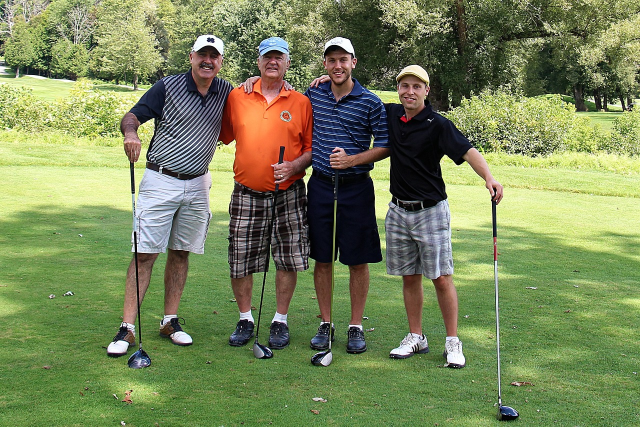
#> input picture 7. 이미지에서 얼굴 인식하여 모자이크 처리하기 (OpenCV)/예제1.jpg, 1280 x 853 px (shown at 1/2 size)
$ python main23-2.py
#> lines starting #> are read from the running program, lines starting #| are printed output that depends on the picture; after the words box and inside, x2 and y2 are one past the last pixel; in counts of white or black regions, pixels touching at a corner belong together
import numpy as np
import cv2
import cv2.data

face_cascade = cv2.CascadeClassifier(cv2.data.haarcascades + 'haarcascade_frontalface_default.xml')
eye_cascade = cv2.CascadeClassifier(cv2.data.haarcascades + 'haarcascade_eye.xml')

ff = np.fromfile(r'7. 이미지에서 얼굴 인식하여 모자이크 처리하기 (OpenCV)\예제1.jpg', np.uint8)
img = cv2.imdecode(ff, cv2.IMREAD_UNCHANGED)
#> img is the input picture: shape (853, 1280, 3); mean B, G, R 89.4, 132.8, 120.7
img = cv2.resize(img, dsize=(0, 0), fx=1.0, fy=1.0, interpolation=cv2.INTER_LINEAR)

gray = cv2.cvtColor(img, cv2.COLOR_BGR2GRAY)
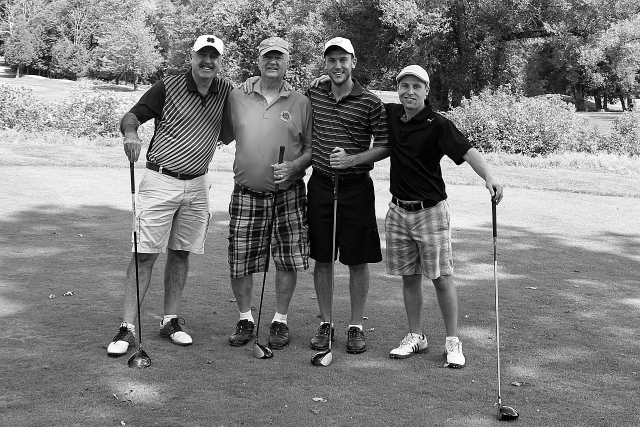
#> gray: shape (853, 1280) (shown at 1/2 size); min 0, max 255, mean 124.2

faces = face_cascade.detectMultiScale(gray, scaleFactor= 1.1,minNeighbors= 3)
#> faces = [[386, 90, 59, 59], [514, 89, 63, 63], [647, 98, 59, 59], [789, 149, 64, 64]]
for (x,y,w,h) in faces:
    face_img = img[y:y+h, x:x+w]
    face_img = cv2.resize(face_img, dsize=(0, 0), fx = 0.2, fy = 0.2)
    face_img = cv2.resize(face_img, (w, h), interpolation=cv2.INTER_AREA)
    img[y:y+h, x:x+w] = face_img
#> this loop made 4 passes
#> pass 1, `face_img = img[y:y+h, x:x+w]`:
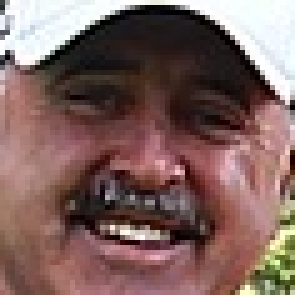
#> face_img: shape (59, 59, 3) (shown 5 times larger); mean B, G, R 94.9, 98.9, 126.6
#> pass 1, `face_img = cv2.resize(face_img, (w, h), interpolation=cv2.INTER_AREA)`:
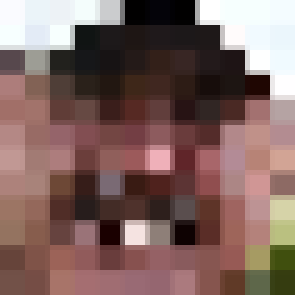
#> face_img: shape (59, 59, 3) (shown 5 times larger); mean B, G, R 95.9, 100.3, 127.6
#> pass 2, `face_img = img[y:y+h, x:x+w]`:
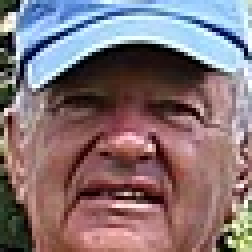
#> face_img: shape (63, 63, 3) (shown 4 times larger); mean B, G, R 118.5, 114.2, 132.4
#> pass 2, `face_img = cv2.resize(face_img, (w, h), interpolation=cv2.INTER_AREA)`:
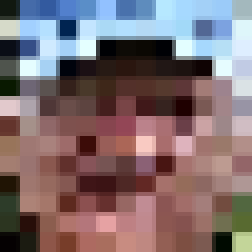
#> face_img: shape (63, 63, 3) (shown 4 times larger); mean B, G, R 112.4, 109, 127.1
#> after the loop:
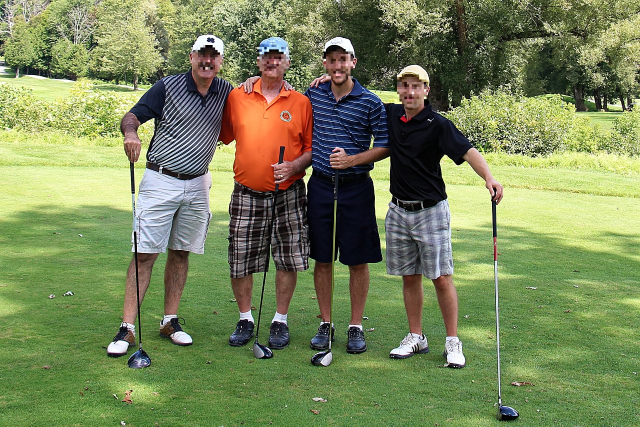
#> img: shape (853, 1280, 3) (shown at 1/2 size); 1.32% of pixels changed, all inside (x1, y1, x2, y2) = (386, 89, 853, 213)

cv2.imshow('face find', img)
cv2.waitKey(0)
cv2.destroyAllWindows()
